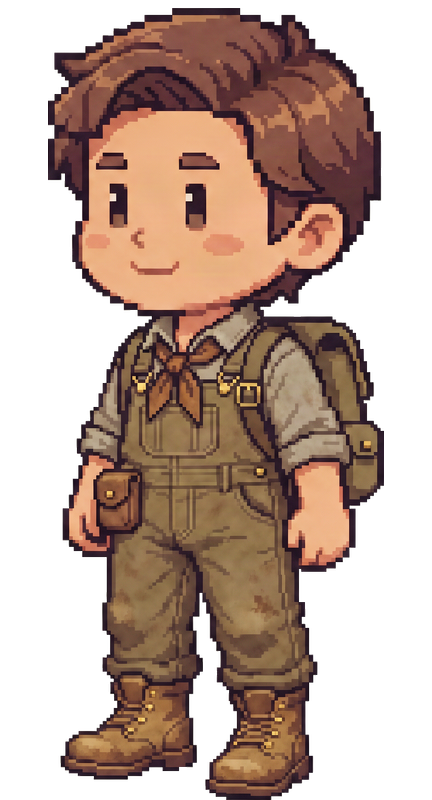
#> input picture checkpoints/character-before-hat/main-character.png, 432 x 800 px, found by its file name
$ python build_character_walk.py
#> lines starting #> are read from the running program, lines starting #| are printed output that depends on the picture
#!/usr/bin/env python3
"""Generate continuous whole-image deformation frames; no cut limb regions or patches."""
import math
from pathlib import Path
from PIL import Image
ROOT=Path(__file__).resolve().parents[1]
N=12

def smooth(a,b,v):
    t=max(0,min(1,(v-a)/(b-a)));return t*t*(3-2*t)

def deform(x,y,w,h,phase,running=False,back=False):
    u=x/w;v=y/h
    swing=math.sin(phase)
    # Smoothly blend displacement in space: a shoulder stays nearly fixed,
    # the forearm and hand travel as a connected region, legs alternate.
    left=1-smooth(.27,.43,u);right=smooth(.57,.73,u)
    arm=smooth(.43,.72,v)*(1-smooth(.76,.81,v))
    leg=smooth(.72,.92,v)
    dx=w*swing*((.080 if running else .070)*arm*(left-right) + (.070 if running else .060)*leg*(smooth(.52,.66,u)-(1-smooth(.34,.48,u))))
    # Near the foot, raise one leg while leaving the opposite leg on the baseline.
    ly=smooth(.70,.84,v)*(.035 if running else .022)*h
    foot_left=1-smooth(.44,.51,u);foot_right=smooth(.49,.56,u)
    dy=ly*(max(0,swing)*foot_left+max(0,-swing)*foot_right)
    if running:
        # Lean into travel and add a short airborne phase twice per stride.
        # This is a continuous image warp, not a skeletal or rotoscoped gait.
        lean = -.035*w*(1-smooth(.42,.98,v))
        flight = .018*h*max(0, math.cos(2*phase))
        # Draw trailing feet upward more strongly while the opposite leg advances.
        dy += .025*h*leg*(max(0,-swing)*foot_left+max(0,swing)*foot_right)
        dx += lean
        dy += flight
        # Subtle localized bounce where the pack is drawn; smoothly blended
        # so it stays connected to the sprite rather than leaving a cutout.
        pack_x = (smooth(.20,.30,u)*(1-smooth(.62,.73,u)) if back
                  else smooth(.64,.76,u))
        pack_y = smooth(.38,.46,v)*(1-smooth(.66,.73,v))
        dy += .012*h*math.sin(2*phase-.8)*pack_x*pack_y
    return (x-dx,y+dy)

for mode in ('walk','run'):
    for facing,name in [('front','main-character.png'),('back','main-character-back.png')]:
        src=Image.open(ROOT/'preview/assets'/name).convert('RGBA').resize((216,400),Image.Resampling.LANCZOS)
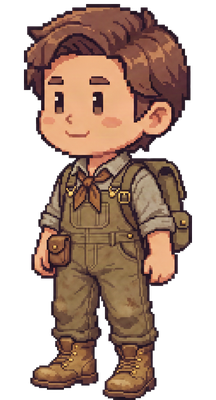
#> src: PIL image 216x400 RGBA; mean R, G, B, A 78.5, 55.9, 44.6, 142.1; transparent parts drawn white
        w,h=src.size
#> w = 216; h = 400
        for i in range(N):
            phase=2*math.pi*i/N;mesh=[]
            for y in range(0,h,10):
                for x in range(0,w,9):
                    x2=min(w,x+9);y2=min(h,y+10)
#> (the run stopped early here; a loop or call above may not have finished)
